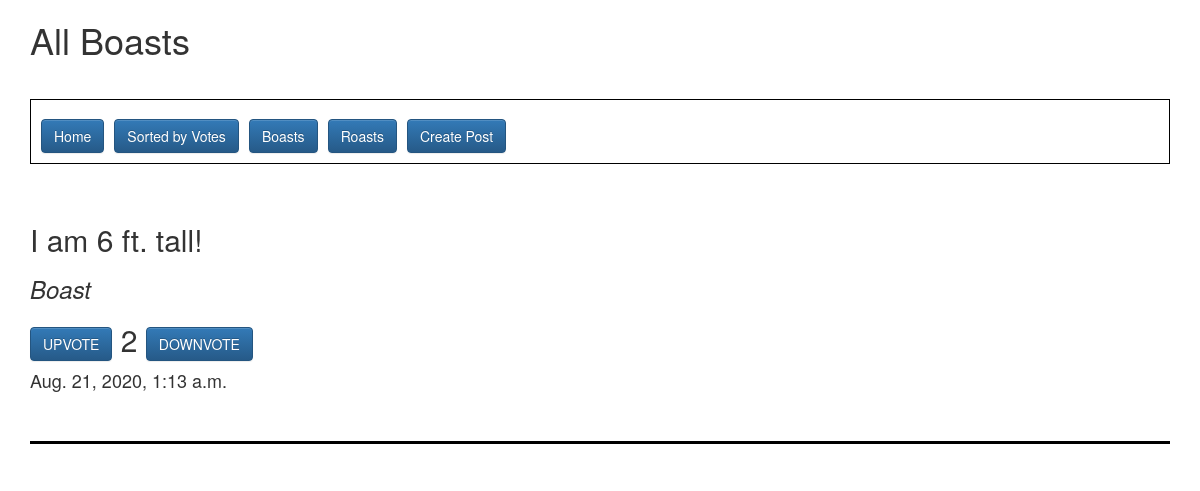
Page /boasts/ on the earlier database version.
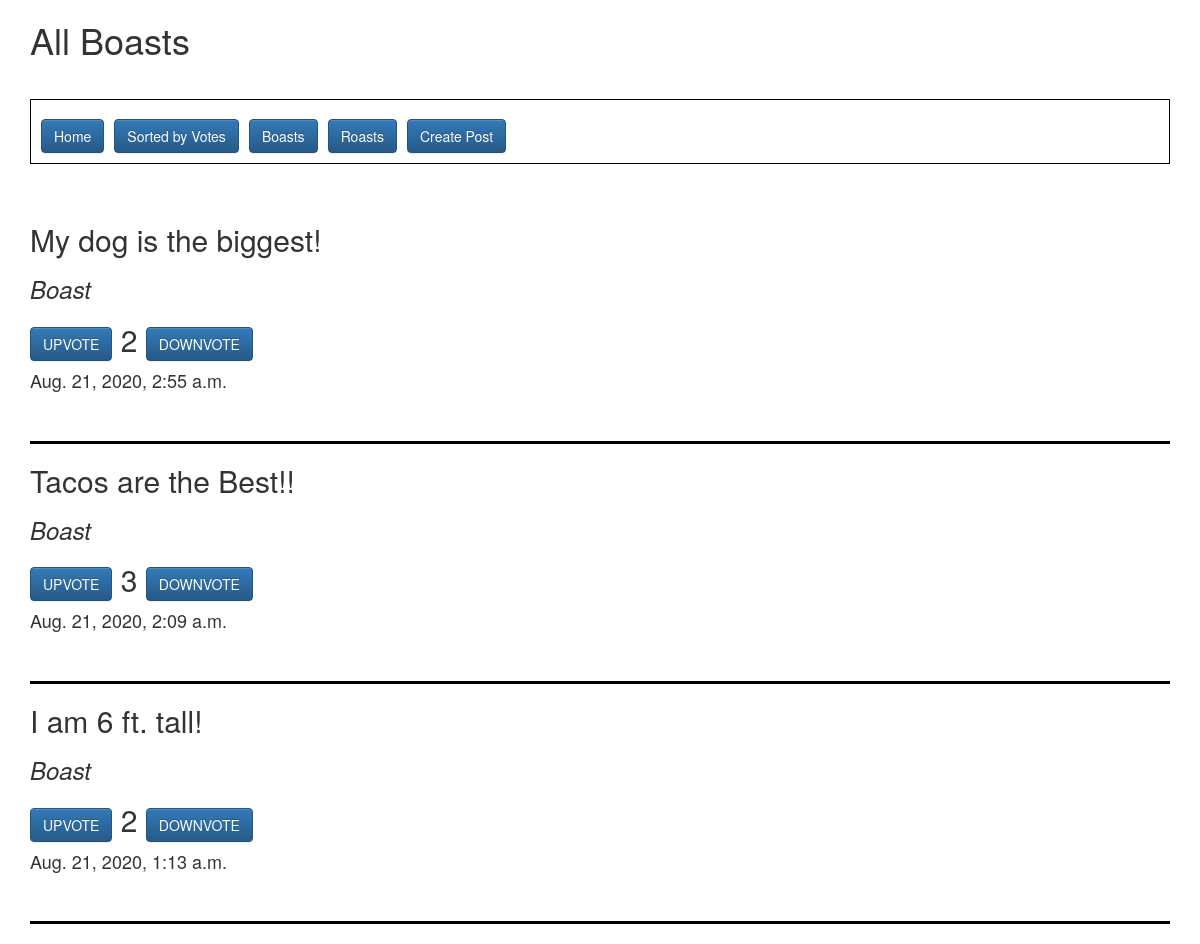
Same page on the later database version.
### homepage/models.py (models this page shows, shortened)
class BoastsRoasts(models.Model):
    boasts = models.BooleanField(default=True)
    post_text = models.CharField(max_length=240)
    up_votes = models.IntegerField(default=0)
    down_votes = models.IntegerField(default=0)
    submission_time = models.DateTimeField(default=timezone.now)

### homepage/views.py (the view)
# urls.py: path('boasts/', boasts, name="boasts"),
def boasts(request):
    all_boasts = BoastsRoasts.objects.filter(
        boasts=True).order_by("submission_time").reverse()
    vote_count = 10
    return render(request, "boasts.html", {"boasts": all_boasts, "votes": vote_count})

### templates/boasts.html (shortened to what this page needs)
<link rel="stylesheet" href="https://maxcdn.bootstrapcdn.com/bootstrap/3.3.7/css/bootstrap.min.css">
<link rel="stylesheet" href="https://maxcdn.bootstrapcdn.com/bootstrap/3.3.7/css/bootstrap-theme.min.css">
<div class="container">
    <h1>All Boasts
    <br>
    <br>
    <div align="left" style="border: 1px solid #000; padding:10px;">
        <a href="/" class="btn btn-primary">Home</a>&nbsp;<a href="/sortedposts/" class="btn btn-primary">Sorted by Votes</a>&nbsp;<a href="/boasts/" class="btn btn-primary">Boasts</a>&nbsp;<a href="/roasts/" class="btn btn-primary">Roasts</a>&nbsp;<a href="/addpost/" class="btn btn-primary">Create Post</a>
    </div>
    <br>
    {% for post in boasts %}
    <h2>
        {{ post.post_text }}
    </h2>
    <h3><em>Boast</em></h3>
    <h2>
        <a href="/upvote/{{ post.id }}" class="btn btn-primary">UPVOTE</a>&nbsp;{{ post.up_votes|add:post.down_votes}}&nbsp;<a href="/downvote/{{ post.id }}" class="btn btn-primary">DOWNVOTE</a>
    </h2>
    <h4>
        {{ post.submission_time }}
    </h4>
    <br>
    <hr style="border-top: 3px solid #000;">
    {% endfor %}
</div>

Differences in the rows shown:
added BoastsRoasts: post_text "My dog is the biggest!", up_votes|add "2", submission_time "Aug. 21, 2020, 2:55 a.m."
added BoastsRoasts: post_text "Tacos are the Best!!", up_votes|add "3", submission_time "Aug. 21, 2020, 2:09 a.m."
